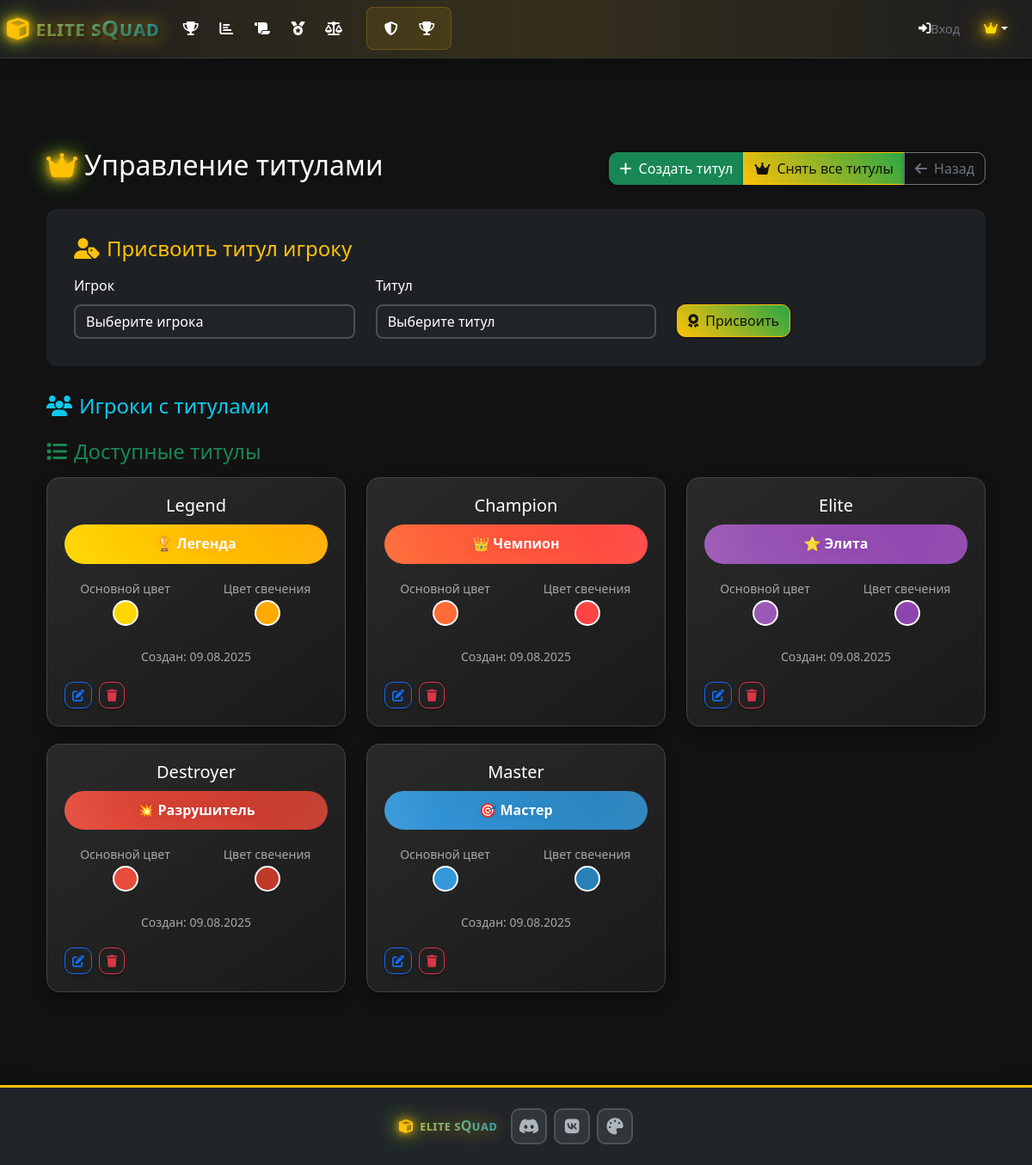
Page /admin/titles (signed in) on the committed database.
### models.py (models this page shows, shortened)
class CustomTitle(db.Model):
    id = db.Column(db.Integer, primary_key=True)
    name = db.Column(db.String(100), nullable=False, unique=True)
    display_name = db.Column(db.String(100), nullable=False)
    color = db.Column(db.String(7), default='#ffd700')  # Hex color
    glow_color = db.Column(db.String(7), default='#ffd700')  # Glow effect color
    is_active = db.Column(db.Boolean, default=True)
    created_at = db.Column(db.DateTime, default=datetime.utcnow)
    created_by = db.Column(db.String(100), default='admin')

### routes.py (the view)
@app.route('/admin/titles')
def admin_titles():
    if not session.get('is_admin', False):
        flash('Доступ запрещен!', 'error')
        return redirect(url_for('login'))
    titles = CustomTitle.query.all()
    players = Player.query.all()
    return render_template('admin_titles.html', titles=titles, players=players)

### models.py (called while the page is built)
    @property
    def active_custom_title(self):
        player_title = PlayerTitle.query.filter_by(
            player_id=self.id,
            is_active=True
        ).first()
        return player_title.title if player_title else None

### routes.py (called while the page is built)
@app.context_processor
def inject_current_player():
    current_player = None
    player_nickname = session.get('player_nickname')
    if player_nickname:
        current_player = Player.query.filter_by(nickname=player_nickname).first()
    if 'language' not in session:
        session['language'] = 'ru'
    return dict(current_player=current_player, current_language=session.get('language', 'ru'))

### templates/admin_titles.html (shortened to what this page needs)
{% extends "base.html" %}
{% block content %}
<div class="container-fluid py-4">
    <div class="d-flex justify-content-between align-items-center mb-4">
        <h2 class="page-title">
            <i class="fas fa-crown text-warning me-2 glow-effect"></i>Управление титулами
        </h2>
        <div class="btn-group">
            <button class="btn btn-success" data-bs-target="#createTitleModal" data-bs-toggle="modal">
                <i class="fas fa-plus me-2"></i>Создать титул
            </button>
            <button class="btn btn-warning" onclick="removeAllTitles()">
                <i class="fas fa-crown me-2"></i>Снять все титулы
            </button>
            <a href="{{ url_for('admin') }}" class="btn btn-outline-secondary">
                <i class="fas fa-arrow-left me-2"></i>Назад
            </a>
        </div>
    </div>
    <div class="assign-section">
        <h4 class="text-warning mb-3">
            <i class="fas fa-user-tag me-2"></i>Присвоить титул игроку
        </h4>
        <form method="POST" action="{{ url_for('assign_title') }}">
            <div class="row">
                <div class="col-md-4">
                    <label class="form-label">Игрок</label>
                    <select name="player_id" class="form-select" required>
                        <option value="">Выберите игрока</option>
                    </select>
                </div>
                <div class="col-md-4">
                    <label class="form-label">Титул</label>
                    <select name="title_id" class="form-select" required>
                        <option value="">Выберите титул</option>
                    </select>
                </div>
                <div class="col-md-4">
                    <label class="form-label">&nbsp;</label>
                    <button type="submit" class="btn btn-warning d-block">
                        <i class="fas fa-award me-2"></i>Присвоить
                    </button>
                </div>
            </div>
        </form>
    </div>
    <div class="mb-4">
        <h4 class="text-info mb-3">
            <i class="fas fa-users me-2"></i>Игроки с титулами
        </h4>
    </div>
    <div class="row">
        <div class="col-12">
            <h4 class="text-success mb-3">
                <i class="fas fa-list me-2"></i>Доступные титулы
            </h4>
        </div>
        {% for title in titles %}
        <div class="col-lg-6 col-xl-4">
            <div class="title-card">
                <div class="text-center mb-3">
                    <h5>{{ title.name|title }}</h5>
                    <div class="title-preview"
                         style="background: linear-gradient(45deg, {{ title.color }}, {{ title.glow_color }});
                                color: #fff; text-shadow: 0 0 10px {{ title.glow_color }};">
                        {{ title.display_name }}
                    </div>
                </div>
                <div class="row text-center">
                    <div class="col-6">
                        <small class="text-muted">Основной цвет</small>
                        <div class="color-preview" style="background: {{ title.color }};"></div>
                    </div>
                    <div class="col-6">
                        <small class="text-muted">Цвет свечения</small>
                        <div class="color-preview" style="background: {{ title.glow_color }};"></div>
                    </div>
                </div>
                <div class="text-center mt-3">
                    <small class="text-muted">
                        Создан: {{ title.created_at.strftime('%d.%m.%Y') }}
                    </small>
                </div>
                <div class="d-flex gap-2 mt-3">
                    <button class="btn btn-sm btn-outline-primary" onclick="editTitle({{ title.id }})">
                        <i class="fas fa-edit"></i>
                    </button>
                    <button class="btn btn-sm btn-outline-danger" onclick="deleteTitle({{ title.id }})">
                        <i class="fas fa-trash"></i>
                    </button>
                </div>
            </div>
        </div>
        {% endfor %}
    </div>
</div>
{% endblock %}

### templates/admin_titles.html (style rules this page uses)
.title-card { background: linear-gradient(145deg, #2a2a2a, #1a1a1a); border: 1px solid #444; border-radius: 15px; padding: 20px; margin-bottom: 20px; box-shadow: 0 8px 16px rgba(0,0,0,0.3); transition: transform 0.3s ease; }
.title-preview { padding: 10px 20px; border-radius: 25px; font-weight: bold; margin: 10px 0; text-align: center; position: relative; overflow: hidden; }
.title-preview::before { content: ''; position: absolute; top: -50%; left: -50%; width: 200%; height: 200%; background: radial-gradient(circle, transparent 30%, rgba(255,255,255,0.1) 70%); animation: shimmer 3s linear infinite; }
.assign-section { background: rgba(33, 37, 41, 0.8); border-radius: 12px; padding: 2rem; margin-bottom: 2rem; }
.color-preview { width: 30px; height: 30px; border-radius: 50%; border: 2px solid #fff; display: inline-block; margin: 0 10px; }

### rows in the picture
CustomTitle: name "Legend", display_name "🏆 Легенда", created_at "09.08.2025"
CustomTitle: name "Champion", display_name "👑 Чемпион", created_at "09.08.2025"
CustomTitle: name "Elite", display_name "⭐ Элита", created_at "09.08.2025"
CustomTitle: name "Destroyer", display_name "💥 Разрушитель", created_at "09.08.2025"
CustomTitle: name "Master", display_name "🎯 Мастер", created_at "09.08.2025"

### other values in the picture
{{ 'login'|t }} "Вход"
